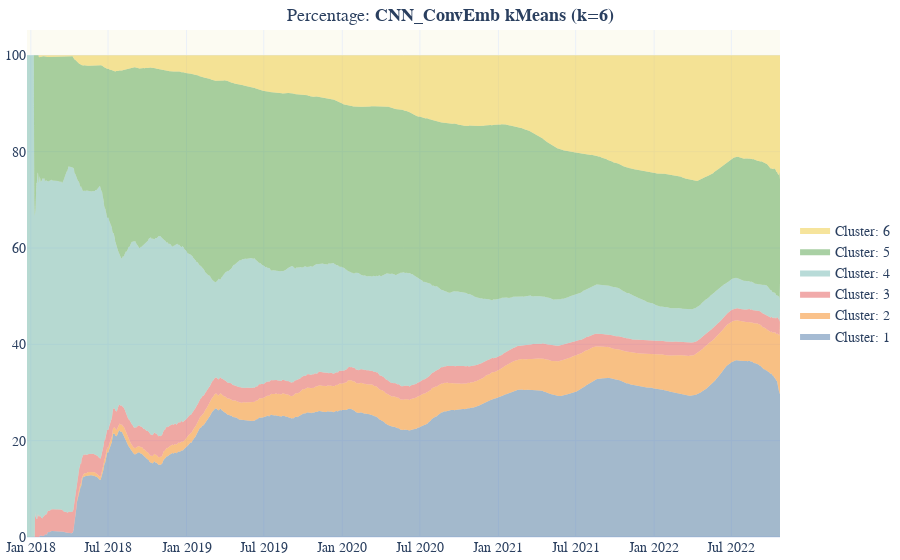

The cell this chart's notebook holds for it:
### Markdown cell above
---
# Flow Charts

### Code cell
plot_flow(df_data, alg = 'kMeans', k='k6', groupnorm = 'percent', sample = 'all')

### Figure 1 — Plotly figure (JSON) as saved in the notebook; plotly's stock layout.template omitted (floating-point values rounded to 4 significant figures; data arrays with more than 128 entries replaced by an {"elided": "..."} marker saying what was removed)
{"data": [{"fill": "tonexty", "groupnorm": "percent", "hovertemplate": "%{y:.1f}", "line": {"color": "#4C78A8", "width": 0}, "mode": "lines", "name": "Cluster: 1", "stackgroup": "one", "type": "scatter", "x": {"elided": "1736 str values"}, "y": {"elided": "1736 int values"}}, {"fill": "tonexty", "groupnorm": "percent", "hovertemplate": "%{y:.1f}", "line": {"color": "#F58518", "width": 0}, "mode": "lines", "name": "Cluster: 2", "stackgroup": "one", "type": "scatter", "x": {"elided": "1658 str values"}, "y": {"elided": "1658 int values"}}, {"fill": "tonexty", "groupnorm": "percent", "hovertemplate": "%{y:.1f}", "line": {"color": "#E45756", "width": 0}, "mode": "lines", "name": "Cluster: 3", "stackgroup": "one", "type": "scatter", "x": {"elided": "1747 str values"}, "y": {"elided": "1747 int values"}}, {"fill": "tonexty", "groupnorm": "percent", "hovertemplate": "%{y:.1f}", "line": {"color": "#72B7B2", "width": 0}, "mode": "lines", "name": "Cluster: 4", "stackgroup": "one", "type": "scatter", "x": {"elided": "1766 str values"}, "y": {"elided": "1766 int values"}}, {"fill": "tonexty", "groupnorm": "percent", "hovertemplate": "%{y:.1f}", "line": {"color": "#54A24B", "width": 0}, "mode": "lines", "name": "Cluster: 5", "stackgroup": "one", "type": "scatter", "x": {"elided": "1749 str values"}, "y": {"elided": "1749 int values"}}, {"fill": "tonexty", "groupnorm": "percent", "hovertemplate": "%{y:.1f}", "line": {"color": "#EECA3B", "width": 0}, "mode": "lines", "name": "Cluster: 6", "stackgroup": "one", "type": "scatter", "x": {"elided": "1738 str values"}, "y": {"elided": "1738 int values"}}], "layout": {"autosize": true, "font": {"family": "Times New Roman", "size": 14}, "hovermode": "x", "legend": {"x": 1.02, "y": 0.5, "yanchor": "middle"}, "margin": {"b": 20, "l": 5, "r": 20, "t": 30}, "paper_bgcolor": "white", "plot_bgcolor": "rgba(252, 251, 242, 1)", "showlegend": true, "title": {"font": {"family": "Garamond", "size": 18}, "text": "Percentage: <b>CNN_ConvEmb kMeans (k=6)</b>", "x": 0.5, "xanchor": "center", "yanchor": "middle"}, "xaxis": {"autorange": true, "range": ["2017-12-23", "2022-10-23"], "type": "date"}, "yaxis": {"autorange": true, "range": [0, 105.3], "type": "linear"}}}
